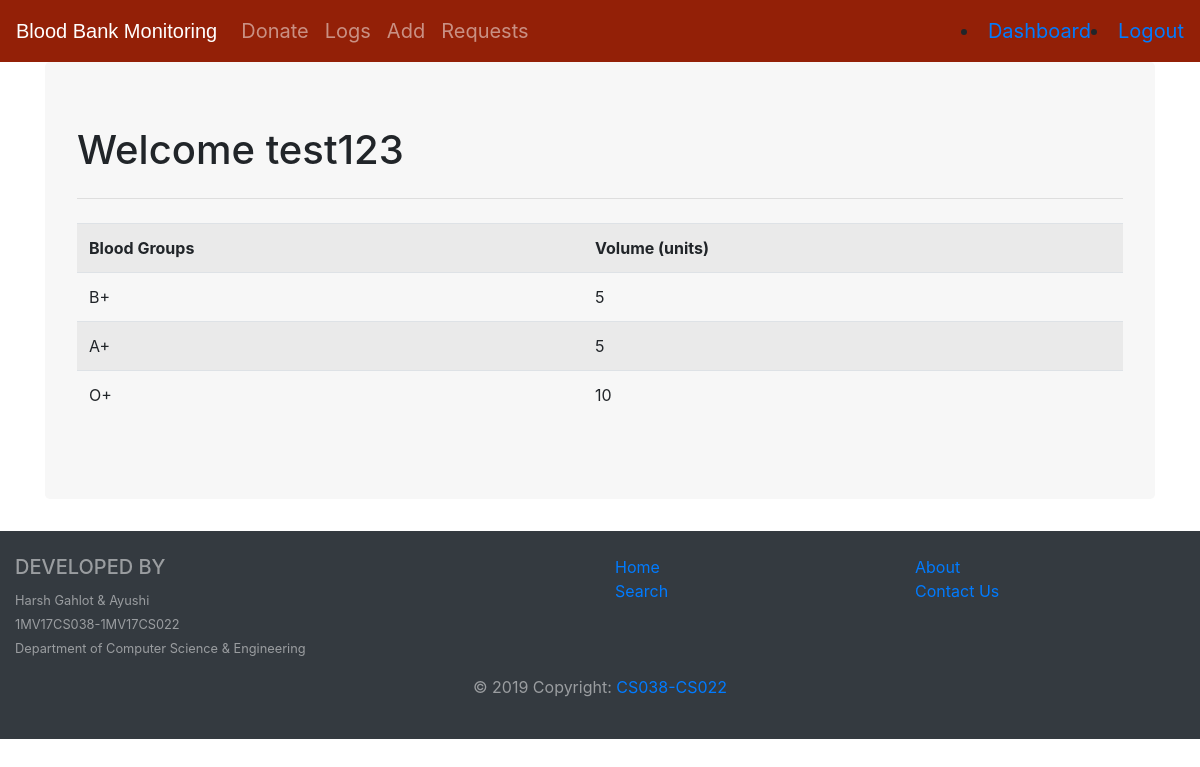
Screenshot of /dashboard (signed in) with the database file from the repository.
### models.py (models this page shows, shortened)
class BLOODBANK(db.Model):
    b_group = db.Column(db.String(50), primary_key=True, nullable=False)
    total_packets = db.Column(db.Integer, primary_key=False)

### routes.py (the view)
@app.route('/dashboard')
@is_logged_in
def dashboard():
    result = BLOODBANK.query.first()
    details = BLOODBANK.query.all()
    if result:
        return render_template('dashboard.html',details=details)
    else:
        msg = ' Blood Bank is Empty '
        return render_template('dashboard.html',msg=msg)

### routes.py (called while the page is built)
def is_logged_in(f):
    @wraps(f)
    def wrap(*args, **kwargs):
        if 'logged_in' in session:
            return f(*args, **kwargs)
        else:
            flash('Unauthorized, Please login!', 'danger')
            return redirect(url_for('login'))
    return wrap

### templates/dashboard.html
{% extends 'layout.html' %}
{% block body %}
<div class="jumbotron"style="background-color:#f7f7f7;">
<h1>Welcome {{session.e_id}}</small> </h1>
<hr class="my-4">
<table class="table table-striped">
  <tr>
    <th>Blood Groups</th>
    <th>Volume (units)</th>
  </tr>
  {% for detail in details %}
    <tr>
      <td>{{detail.b_group}}</td>
      <td>{{detail.total_packets}}</td>
    </tr>
  {% endfor %}
</table>
</div>
{% endblock %}

### rows the page displays
BLOODBANK: b_group "B+", total_packets "5"
BLOODBANK: b_group "A+", total_packets "5"
BLOODBANK: b_group "O+", total_packets "10"

### other values shown
{{ session.e_id }} "test123"
